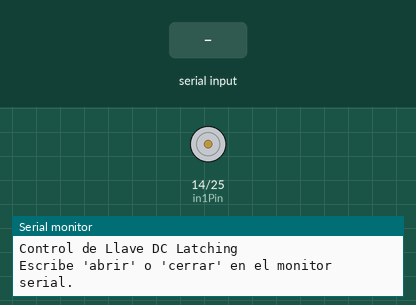
The sketch below on a simulated ESP32. Shown: motor-driver pin pairs drawn as motors (green arrow = first pin HIGH = forward, orange = second pin HIGH = backward, longer = more drive, scaled by the enable pin), the last lines printed to the serial monitor. The test bench sets the inputs (shaded band).

Above: at 1.2 s.
1.3 s: "abrir\n" received over Serial
At 1.4 s:
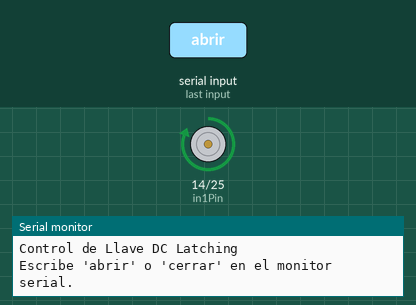
3.0 s: "cerrar\n" received over Serial
At 3.1 s:
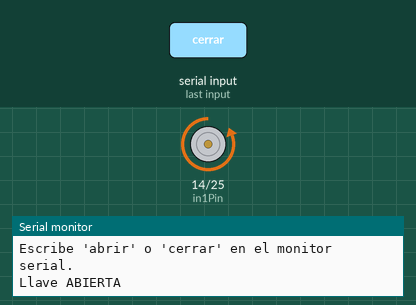
Timing chart, 0 to 6.0 s (numbered marks = the images above; inputs shaded):
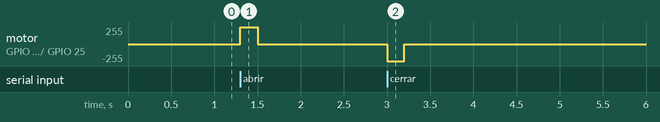

The sketch:

pruebaLlaveyPuenteh.ino
```cpp
// Definición de pines del puente H
const int enAPin = 15;
const int in1Pin = 14;
const int in2Pin = 25;

// Definición de la duración del pulso para la llave latching (en milisegundos)
const int pulseDuration = 200; // Ajusta este valor si es necesario

// Estados para controlar la llave
enum LlaveState {
  CERRADA,
  ABIERTA
};

LlaveState estadoLlave = CERRADA; // Estado inicial de la llave

void setup() {
  // Configuración de los pines del puente H como salidas
  pinMode(enAPin, OUTPUT);
  pinMode(in1Pin, OUTPUT);
  pinMode(in2Pin, OUTPUT);
  // Inicialmente deshabilitar el puente H
  digitalWrite(enAPin, LOW);
  digitalWrite(in1Pin, LOW);
  digitalWrite(in2Pin, LOW);
  Serial.begin(115200); // Prueba con una velocidad común como 115200
  Serial.println("Control de Llave DC Latching");
  Serial.println("Escribe 'abrir' o 'cerrar' en el monitor serial.");
}


void loop() {
  if (Serial.available() > 0) {
    String comando = Serial.readStringUntil('\n');
    comando.trim(); // Eliminar espacios en blanco al principio y al final
    if (comando.equalsIgnoreCase("abrir") && estadoLlave == CERRADA) {
      abrirLlave();
      estadoLlave = ABIERTA;
      Serial.println("Llave ABIERTA");
    } else if (comando.equalsIgnoreCase("cerrar") && estadoLlave == ABIERTA) {
      cerrarLlave();
      estadoLlave = CERRADA;
      Serial.println("Llave CERRADA");
    } else if (comando.equalsIgnoreCase("abrir") && estadoLlave == ABIERTA) {
      Serial.println("La llave ya está ABIERTA.");
    } else if (comando.equalsIgnoreCase("cerrar") && estadoLlave == CERRADA) {
      Serial.println("La llave ya está CERRADA.");
    } else {
      Serial.println("Comando inválido. Escribe 'abrir' o 'cerrar'.");
    }
  }
  // Aquí puedes agregar otra lógica de tu programa si es necesario
}

void abrirLlave() {
  // Habilitar el puente H
  digitalWrite(enAPin, HIGH);
  // Establecer la dirección para abrir (ajusta según tu llave)
  digitalWrite(in1Pin, HIGH);
  digitalWrite(in2Pin, LOW);
  // Mantener el pulso durante un corto tiempo
  delay(pulseDuration);
  // Detener el flujo de corriente
  digitalWrite(in1Pin, LOW);
  digitalWrite(in2Pin, LOW);
  // Deshabilitar el puente H (opcional para ahorrar energía)
  digitalWrite(enAPin, LOW);
}
void cerrarLlave() {
  // Habilitar el puente H
  digitalWrite(enAPin, HIGH);
  // Establecer la dirección para cerrar (la opuesta a la de abrir)
  digitalWrite(in1Pin, LOW);
  digitalWrite(in2Pin, HIGH);
  // Mantener el pulso durante un corto tiempo
  delay(pulseDuration);
  // Detener el flujo de corriente
  digitalWrite(in1Pin, LOW);
  digitalWrite(in2Pin, LOW);
  // Deshabilitar el puente H (opcional para ahorrar energía)
  digitalWrite(enAPin, LOW);
}
```

Measured:
- after the input at 1.3 s, motor on GPIO 14 (in1Pin) / GPIO 25 (in2Pin): stopped → forward 255/255 at once, → stopped 0.20 s later
- after the input at 3.0 s, motor on GPIO 14 (in1Pin) / GPIO 25 (in2Pin): stopped → backward 255/255 at once, → stopped 0.20 s later
